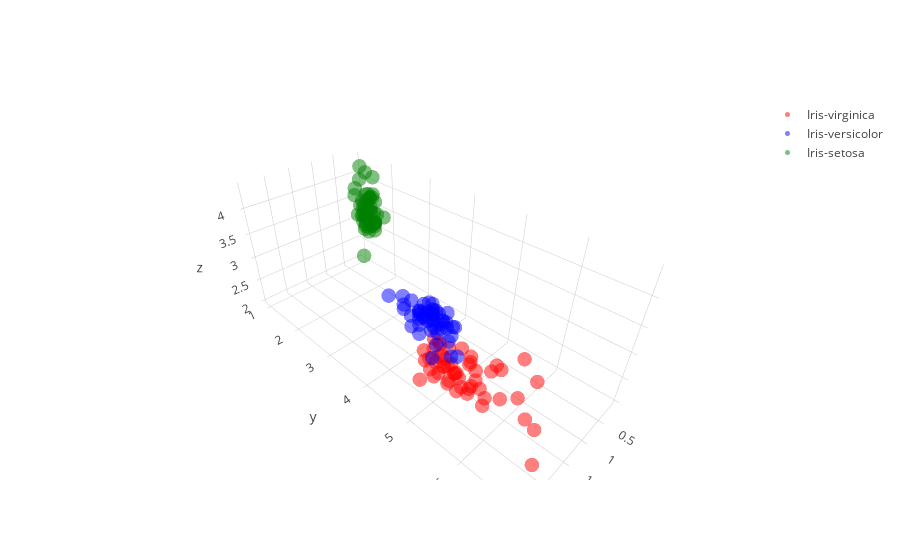

Notebook code cell kept with this figure:
### Code cell
# Create a trace

data = []

for name, color in {'Iris-setosa': 'green', 'Iris-versicolor': 'blue', 'Iris-virginica': 'red'}.items():
    trace = go.Scatter3d(
        x = df[df.Name == name].PetalWidth,
        y = df[df.Name == name].PetalLength,
        z = df[df.Name == name].SepalWidth,
        mode = 'markers',
        marker = dict(
            size=5,
            color=color,
            opacity=0.5
        ),
        name=name
    )

    data.append(trace)


iplot(data, filename='basic-scatter')

### Figure 1 — Plotly figure (JSON) as saved in the notebook; plotly's stock layout.template omitted (floating-point values rounded to 4 significant figures)
{"data": [{"marker": {"color": "red", "opacity": 0.5, "size": 5}, "mode": "markers", "name": "Iris-virginica", "type": "scatter3d", "x": [2.5, 1.9, 2.1, 1.8, 2.2, 2.1, 1.7, 1.8, 1.8, 2.5, 2, 1.9, 2.1, 2, 2.4, 2.3, 1.8, 2.2, 2.3, 1.5, 2.3, 2, 2, 1.8, 2.1, 1.8, 1.8, 1.8, 2.1, 1.6, 1.9, 2, 2.2, 1.5, 1.4, 2.3, 2.4, 1.8, 1.8, 2.1, 2.4, 2.3, 1.9, 2.3, 2.5, 2.3, 1.9, 2, 2.3, 1.8], "y": [6, 5.1, 5.9, 5.6, 5.8, 6.6, 4.5, 6.3, 5.8, 6.1, 5.1, 5.3, 5.5, 5, 5.1, 5.3, 5.5, 6.7, 6.9, 5, 5.7, 4.9, 6.7, 4.9, 5.7, 6, 4.8, 4.9, 5.6, 5.8, 6.1, 6.4, 5.6, 5.1, 5.6, 6.1, 5.6, 5.5, 4.8, 5.4, 5.6, 5.1, 5.1, 5.9, 5.7, 5.2, 5, 5.2, 5.4, 5.1], "z": [3.3, 2.7, 3, 2.9, 3, 3, 2.5, 2.9, 2.5, 3.6, 3.2, 2.7, 3, 2.5, 2.8, 3.2, 3, 3.8, 2.6, 2.2, 3.2, 2.8, 2.8, 2.7, 3.3, 3.2, 2.8, 3, 2.8, 3, 2.8, 3.8, 2.8, 2.8, 2.6, 3, 3.4, 3.1, 3, 3.1, 3.1, 3.1, 2.7, 3.2, 3.3, 3, 2.5, 3, 3.4, 3]}, {"marker": {"color": "blue", "opacity": 0.5, "size": 5}, "mode": "markers", "name": "Iris-versicolor", "type": "scatter3d", "x": [1.4, 1.5, 1.5, 1.3, 1.5, 1.3, 1.6, 1, 1.3, 1.4, 1, 1.5, 1, 1.4, 1.3, 1.4, 1.5, 1, 1.5, 1.1, 1.8, 1.3, 1.5, 1.2, 1.3, 1.4, 1.4, 1.7, 1.5, 1, 1.1, 1, 1.2, 1.6, 1.5, 1.6, 1.5, 1.3, 1.3, 1.3, 1.2, 1.4, 1.2, 1, 1.3, 1.2, 1.3, 1.3, 1.1, 1.3], "y": [4.7, 4.5, 4.9, 4, 4.6, 4.5, 4.7, 3.3, 4.6, 3.9, 3.5, 4.2, 4, 4.7, 3.6, 4.4, 4.5, 4.1, 4.5, 3.9, 4.8, 4, 4.9, 4.7, 4.3, 4.4, 4.8, 5, 4.5, 3.5, 3.8, 3.7, 3.9, 5.1, 4.5, 4.5, 4.7, 4.4, 4.1, 4, 4.4, 4.6, 4, 3.3, 4.2, 4.2, 4.2, 4.3, 3, 4.1], "z": [3.2, 3.2, 3.1, 2.3, 2.8, 2.8, 3.3, 2.4, 2.9, 2.7, 2, 3, 2.2, 2.9, 2.9, 3.1, 3, 2.7, 2.2, 2.5, 3.2, 2.8, 2.5, 2.8, 2.9, 3, 2.8, 3, 2.9, 2.6, 2.4, 2.4, 2.7, 2.7, 3, 3.4, 3.1, 2.3, 3, 2.5, 2.6, 3, 2.6, 2.3, 2.7, 3, 2.9, 2.9, 2.5, 2.8]}, {"marker": {"color": "green", "opacity": 0.5, "size": 5}, "mode": "markers", "name": "Iris-setosa", "type": "scatter3d", "x": [0.2, 0.2, 0.2, 0.2, 0.2, 0.4, 0.3, 0.2, 0.2, 0.1, 0.2, 0.2, 0.1, 0.1, 0.2, 0.4, 0.4, 0.3, 0.3, 0.3, 0.2, 0.4, 0.2, 0.5, 0.2, 0.2, 0.4, 0.2, 0.2, 0.2, 0.2, 0.4, 0.1, 0.2, 0.1, 0.2, 0.2, 0.1, 0.2, 0.2, 0.3, 0.3, 0.2, 0.6, 0.4, 0.3, 0.2, 0.2, 0.2, 0.2], "y": [1.4, 1.4, 1.3, 1.5, 1.4, 1.7, 1.4, 1.5, 1.4, 1.5, 1.5, 1.6, 1.4, 1.1, 1.2, 1.5, 1.3, 1.4, 1.7, 1.5, 1.7, 1.5, 1, 1.7, 1.9, 1.6, 1.6, 1.5, 1.4, 1.6, 1.6, 1.5, 1.5, 1.4, 1.5, 1.2, 1.3, 1.5, 1.3, 1.5, 1.3, 1.3, 1.3, 1.6, 1.9, 1.4, 1.6, 1.4, 1.5, 1.4], "z": [3.5, 3, 3.2, 3.1, 3.6, 3.9, 3.4, 3.4, 2.9, 3.1, 3.7, 3.4, 3, 3, 4, 4.4, 3.9, 3.5, 3.8, 3.8, 3.4, 3.7, 3.6, 3.3, 3.4, 3, 3.4, 3.5, 3.4, 3.2, 3.1, 3.4, 4.1, 4.2, 3.1, 3.2, 3.5, 3.1, 3, 3.4, 3.5, 2.3, 3.2, 3.5, 3.8, 3, 3.8, 3.2, 3.7, 3.3]}], "layout": {}}
